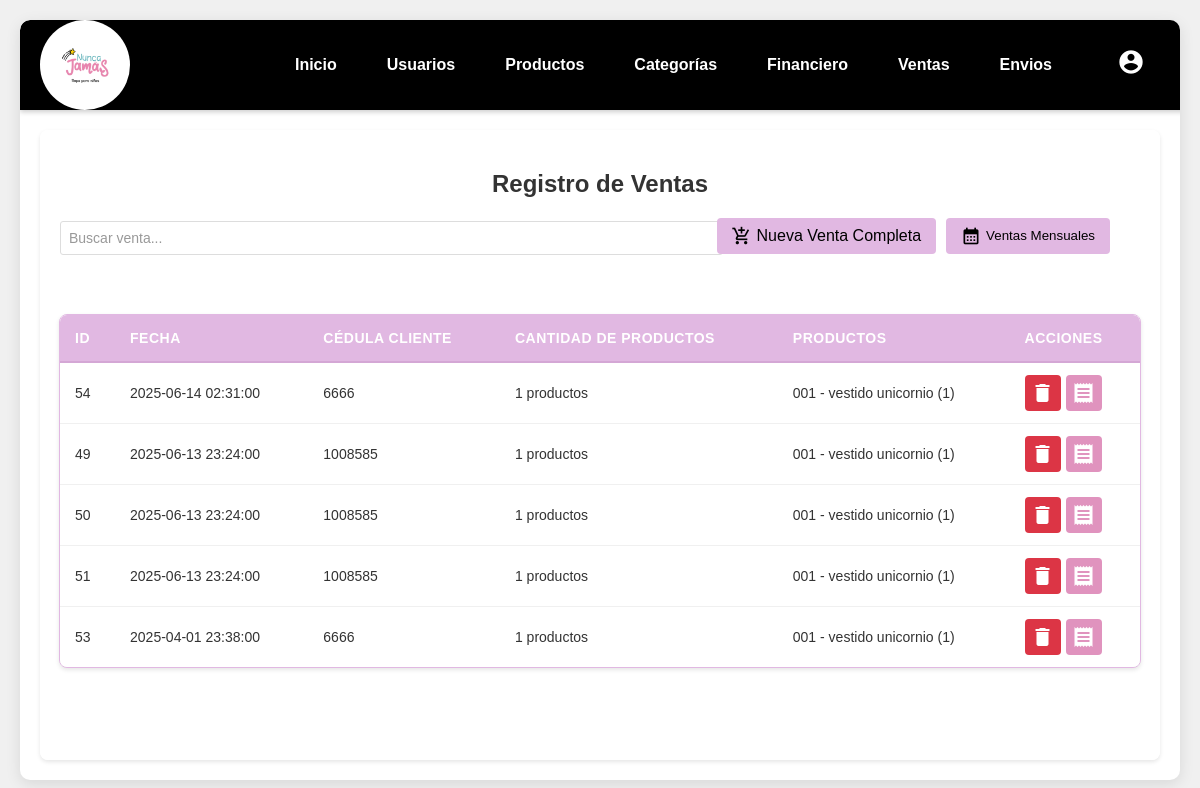
Screenshot of /pages/ventas.php with the database file from the repository.
### tables this page shows
CREATE TABLE `ventas` (
  `id` int(11) NOT NULL,
  `id_cliente` int(11) DEFAULT NULL,
  `total` decimal(10,2) NOT NULL,
  `tipo_pago` varchar(50) NOT NULL,
  `estado` enum('pendiente','completada','cancelada') DEFAULT 'completada',
  `fecha_venta` datetime NOT NULL,
  `created_at` timestamp NOT NULL DEFAULT current_timestamp()
);

CREATE TABLE `clientes` (
  `id` int(11) NOT NULL,
  `nombre` varchar(100) NOT NULL,
  `cedula` varchar(20) NOT NULL,
  `celular` varchar(20) NOT NULL,
  `direccion` text NOT NULL,
  `total_compras` int(11) DEFAULT 1,
  `fecha_registro` timestamp NOT NULL DEFAULT current_timestamp()
);

### pages/ventas.php (the view, shortened to what this page needs)
<?php
require '../conexion.php';
$sql = "SELECT v.id, v.fecha_venta, v.total, v.tipo_pago, v.estado, v.created_at,
       c.cedula as cedula_cliente, c.nombre as nombre_cliente,
       COUNT(dv.id) as cantidad_productos,
       GROUP_CONCAT(CONCAT(p.codigo, ' - ', p.nombre, ' (', dv.cantidad, ')') SEPARATOR ', ') as productos
FROM ventas v
LEFT JOIN clientes c ON v.id_cliente = c.id
LEFT JOIN detalle_ventas dv ON v.id = dv.venta_id
LEFT JOIN productos p ON dv.producto_id = p.id
GROUP BY v.id
ORDER BY v.fecha_venta DESC";
$resultado = $conexion->query($sql);
?>
<!DOCTYPE html>
<html lang="es">
<head>
    <link rel="stylesheet" href="../css/estilos.css">
    <link rel="stylesheet" href="../css/tablas.css">
</head>
<body>
    <div class="contenedor-principal">
        <?php include '../components/header.php'; ?>
        <div class="contenido">
            <h2>Registro de Ventas</h2>
            <div class="filtro-agregar-contenedor">
                <div class="filtro-contenedor">
                    <input type="text" id="filtro-venta" placeholder="Buscar venta..." class="filtro-input">
                </div>
                <div class="btn-agregar-contenedor">
                    <a href="./registrar_venta.php" class="btn-ventas-mensuales" style="text-decoration: none; margin-right: 10px;">
                        <span class="material-icons">add_shopping_cart</span>
                        Nueva Venta Completa
                    </a>
                    <button onclick="abrirModalVentasMensuales()" class="btn-ventas-mensuales">
                        <span class="material-icons">calendar_month</span>
                        Ventas Mensuales
                    </button>
                </div>
            </div>
            <div class="tabla-contenedor">
                <table>
                    <thead>
                        <tr>
                            <th>ID</th>
                            <th>Fecha</th>
                            <th>Cédula Cliente</th>
                            <th>Cantidad de Productos</th>
                            <th>Productos</th>
                            <th>Acciones</th>
                        </tr>
                    </thead>
                    <tbody id="tabla-ventas">
                        <?php
                        if ($resultado->num_rows > 0) {
                            while($venta = $resultado->fetch_assoc()) {
                                echo "<tr>";
                                echo "<td>" . $venta['id'] . "</td>";
                                echo "<td>" . $venta['fecha_venta'] . "</td>";
                                echo "<td>" . ($venta['cedula_cliente'] ? htmlspecialchars($venta['cedula_cliente']) : '<span class="sin-cliente">Sin cliente</span>') . "</td>";
                                echo "<td>" . $venta['cantidad_productos'] . " productos</td>";
                                echo "<td>" . htmlspecialchars($venta['productos'] ?: 'Sin productos') . "</td>";
                                echo "<td class='acciones'>";
                                echo "<a href='../controllers/ventas/eliminar_venta.php?id=" . $venta['id'] . "' class='btn-eliminar' onclick='return confirm(\"¿Estás seguro de eliminar esta venta?\" )'>";
                                echo "<span class='material-icons'>delete</span>";
                                echo "</a>";
                                echo "<a href='../controllers/ventas/generar_factura.php?id=" . $venta['id'] . "' class='btn-factura' target='_blank'>";
                                echo "<span class='material-icons'>receipt</span>";
                                echo "</a>";
                                echo "</td>";
                                echo "</tr>";
                            }
                        } else {
                            echo "<tr><td colspan='10' class='text-center'>No hay ventas registradas</td></tr>";
                        }
                        ?>
                    </tbody>
                </table>
            </div>
        </div>
    </div>
</body>
</html>

### css/estilos.css (style rules this page uses)
body { background-color: #f0f0f0; font-family: Arial, sans-serif; min-height: 100vh; padding: 20px; display: flex; flex-direction: column; align-items: center; margin: 0; overflow-x: hidden; }
.contenedor-principal { background-color: #ffffff; width: 100%; max-width: 1200px; margin: 0 auto; box-shadow: 0 4px 15px rgba(0, 0, 0, 0.1); border-radius: 10px; min-height: calc(100vh - 40px); max-height: calc(100vh - 40px); display: flex; flex-direction: column; overflow: hidden; }
.contenido { padding: 30px 40px; background-color: #ffffff; flex: 1; display: flex; flex-direction: column; align-items: center; overflow-y: auto; }
input[type="text"], input[type="password"], input[type="email"] { width: 100%; padding: 8px; margin-bottom: 15px; border: 1px solid #ddd; border-radius: 3px; }
button { padding: 10px 15px; background-color: #E1B8E2; color: white; border: none; border-radius: 3px; cursor: pointer; }
.btn-agregar-contenedor { justify-content: flex-end; margin-bottom: 20px; margin-right: 20px; }
.tabla-contenedor { width: 100%; overflow-x: auto; margin-top: 20px; }
table { width: 100%; border-collapse: collapse; background-color: white; box-shadow: 0 1px 3px rgba(0, 0, 0, 0.1); }
th, td { padding: 12px 15px; text-align: left; border-bottom: 1px solid #ddd; }
th { background-color: #f8f9fa; font-weight: bold; color: #333; }
.acciones { display: flex; gap: 10px; }
.btn-editar, .btn-eliminar { padding: 6px 12px; border-radius: 4px; text-decoration: none; font-size: 14px; transition: background-color 0.3s; }
.btn-eliminar { background-color: #dc3545; color: white; }

### css/tablas.css (style rules this page uses)
.tabla-contenedor { background: white; border-radius: 10px; box-shadow: 0 2px 4px rgba(0,0,0,0.1); margin: 20px 0; overflow: hidden; width: 100%; }
.tabla-contenedor table { width: 100%; border-collapse: collapse; }
.tabla-contenedor th, .tabla-contenedor td { padding: 15px; text-align: left; border-bottom: 1px solid #eee; }
.tabla-contenedor th { background-color: #E1B8E2; color: white; font-weight: 600; text-transform: uppercase; font-size: 14px; letter-spacing: 0.5px; }
.tabla-contenedor td { font-size: 14px; color: #333; }
.tabla-contenedor tr:last-child td { border-bottom: none; }
.acciones { display: flex; gap: 10px; justify-content: center; }
.btn-editar, .btn-eliminar { padding: 8px 15px; border-radius: 5px; text-decoration: none; font-size: 14px; transition: all 0.3s ease; display: flex; align-items: center; gap: 5px; }
.btn-eliminar { background-color: #dc3545; color: white; }
.filtro-agregar-contenedor { display: flex; justify-content: space-between; align-items: center; margin-bottom: 20px; width: 100%; padding: 0 15px; gap: 2px; }
.filtro-contenedor { flex: 1; margin-right: 10px; max-width: calc(100% - 40px); }
.filtro-input { padding: 8px 12px; border: 1px solid #ddd; border-radius: 4px; width: 100%; font-size: 14px; transition: border-color 0.3s; min-width: 300px; }
.filtro-input::placeholder { color: #999; }
.btn-agregar-contenedor { display: flex; align-items: center; }

### rows the page displays
ventas: id "54", fecha_venta "2025-06-14 02:31:00", id_cliente.cedula "6666", cantidad_productos "1", productos "001 - vestido unicornio (1)"
ventas: id "49", fecha_venta "2025-06-13 23:24:00", id_cliente.cedula "1008585", cantidad_productos "1", productos "001 - vestido unicornio (1)"
ventas: id "50", fecha_venta "2025-06-13 23:24:00", id_cliente.cedula "1008585", cantidad_productos "1", productos "001 - vestido unicornio (1)"
ventas: id "51", fecha_venta "2025-06-13 23:24:00", id_cliente.cedula "1008585", cantidad_productos "1", productos "001 - vestido unicornio (1)"
ventas: id "53", fecha_venta "2025-04-01 23:38:00", id_cliente.cedula "6666", cantidad_productos "1", productos "001 - vestido unicornio (1)"
